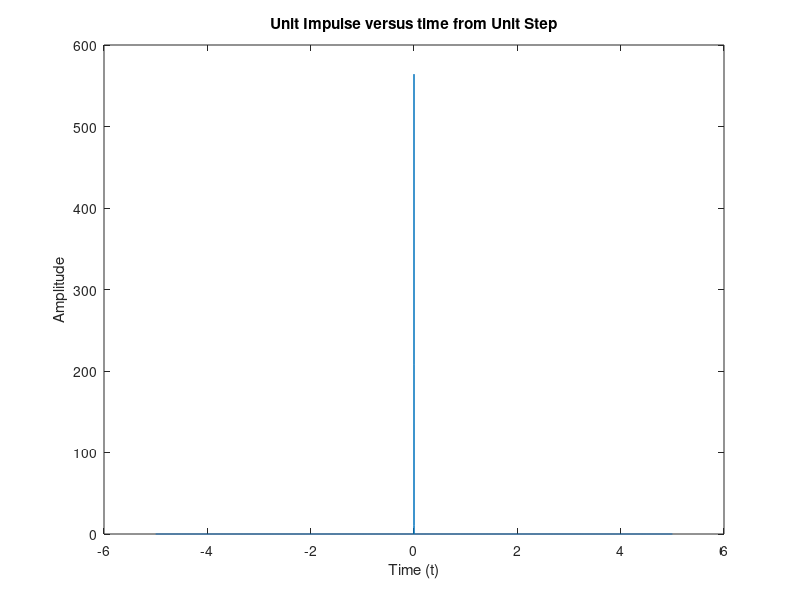

Here is the MATLAB script that generated this plot:

% 
% syms A f0 t pi
% xt = A*sin(2*pi*f0*t);
% yt = int(xt,'t',[0,t]) 







% %Task C
% %A and fo are kept equal to 1 as mentioned above in the manual.
% t = 0:0.01:3;
% A = 1;
% fo = 1;
% pi = 3.142;
% xt = A.*sin(2.*pi.*fo.*t);
% plot(t,xt)
% grid on
% title('x(t) and y(t) versus t');
% xlabel('Time');
% ylabel('Amplitude');
% %yt = -(A.*cos(2.*fo.*pi.*t))/(2.*fo.*pi);
% yt = (A.*sin(fo*pi*t).^2)/(fo*pi);
% hold on
% 
% plot(t,yt)
% xlabel('Time');
% ylabel('Amplitude');
% legend('x(t)','y(t)')
% hold off



% % Task D
% 
% a = [ 1 2 3 4 5];
% b = cumsum(a)



% % Task H
% % A and fo are kept equal to 1 as mentioned above in the manual.
% t = 0:0.01:12;
% A = 1;
% fo = 1;
% xt = sinc(t-6);
% plot(t,xt)
% grid on
% title('x(t) and y(t) versus t');
% xlabel('Time');
% ylabel('Amplitude');
% yt = 0.01.*cumsum(xt);
% hold on
% 
% plot(t,yt)
% xlabel('Time');
% ylabel('Amplitude');
% legend('x(t)','y(t)')
% hold off;



% TASK Q
dt = 0.001;
t = -5:dt:5;
a = 0.001;

delta = (1/(a.*((pi).^0.5))) .*( exp(-(t.^2)/(a.^2)));
zt = dt.*cumsum(delta);
yt = [nan diff(zt)/dt];
plot(t,yt)
title('Unit Impulse versus time from Unit Step')
xlabel('Time (t)');
ylabel('Amplitude');












% area = sum(delta) .* 0.001


% % Task i
% 
% a = [ 1 2 3 4 5];
% b = diff(a)




% % TASK K
% t = 0:0.01:10;
% yt = 2*t.*exp(-t); 
% xt = -2*(t-1).*exp(-t);
% plot(t, yt)
% grid on
% xlabel('Time')
% ylabel('y(t) and x(t) against time') 
% title('Numerical Differentiation of Signal')
% hold on
% plot(t,xt) 
% legend('y(t)', 'x(t)')
% hold off;



% TASK L
% dt = 0.01;
% t = 0:dt:10;
% yt = (2*t).*(exp(-t));
% xt = [nan diff(yt)/dt];
% plot(t, yt)
% grid on
% xlabel('Time')
% ylabel('Amplitude') 
% title('Numerical Differentiation of a Signal y(t) and x(t)')
% hold on
% plot(t,xt) 
% legend('y(t)', 'x(t)')
% hold off;

% 
% % TASK M
%  dt = 0.01;
% t = 0:dt:12;
% 
% yt = sinc(t-6);
% xt = [nan diff(yt)/dt];
% plot(t, yt)
% grid on
% title('Numerical Differentiation of a Signal y(t) and x(t)');
% xlabel('Time');
% ylabel('Amplitude'); 
% 
% hold on
% plot(t,xt) 
% legend('y(t)', 'x(t)', 'Location', 'northwest')
% hold off;




























